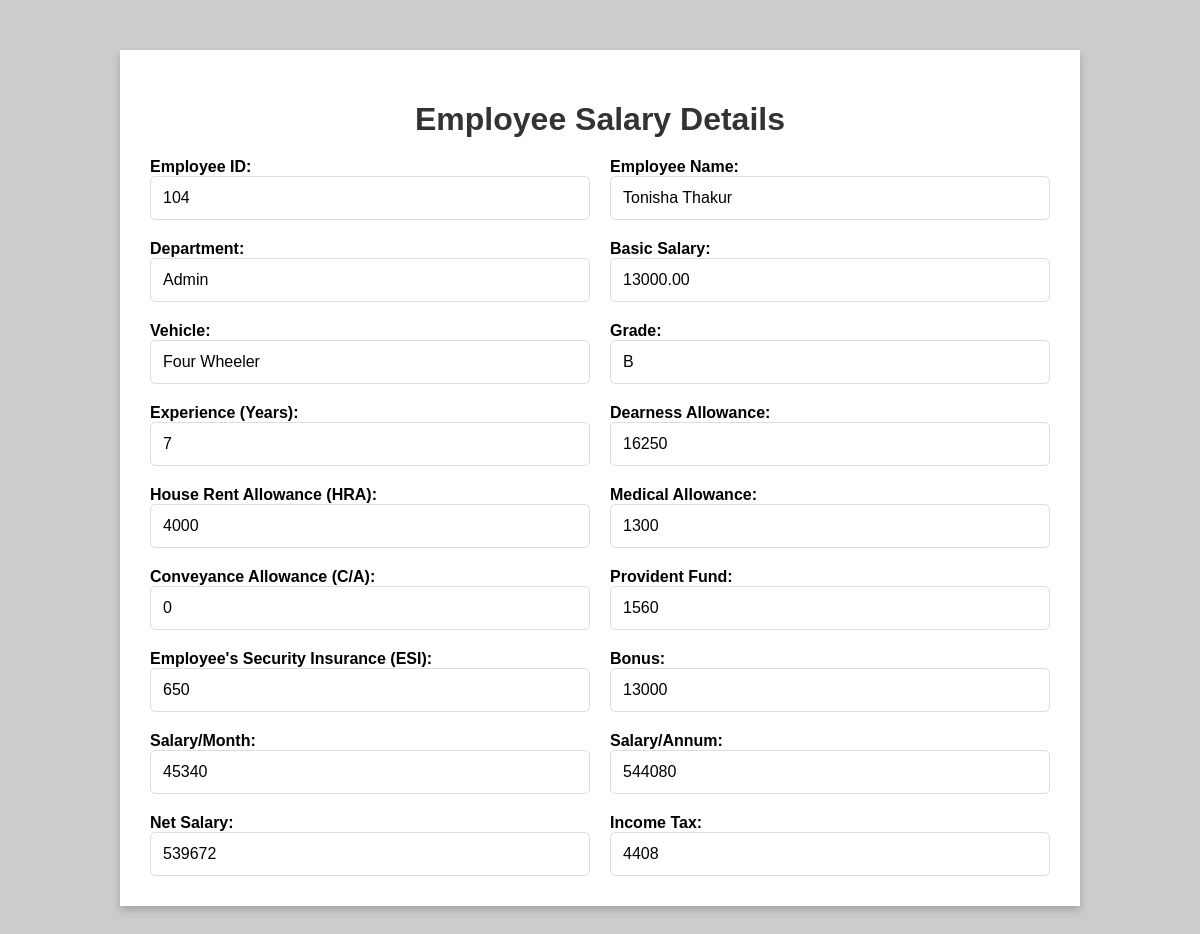
The page /calculate_salary.php?employee_id=104 on the database its author committed.
### tables this page shows
CREATE TABLE `employees` (
  `employee_id` int NOT NULL,
  `name` varchar(100) NOT NULL,
  `department` varchar(50) NOT NULL,
  `dob` date NOT NULL,
  `gender` enum('Male','Female') NOT NULL,
  `grade` char(1) NOT NULL,
  `vehicle` varchar(20) NOT NULL,
  `joining_date` date NOT NULL,
  `basic_salary` decimal(10,2) NOT NULL,
  PRIMARY KEY (`employee_id`)
);

### calculate_salary.php (the view, shortened to what this page needs)
 <!DOCTYPE html>
<html lang="en">
<head>
    <link rel="stylesheet" href="styles.css">
</head>
<body>
    <div class="container">
    <?php
$servername = "localhost";
$username = "root";
$password = "Dws@1234";
$database = "employee_management";
$conn = new mysqli($servername, $username, $password, $database);
$employee_id = isset($_GET['employee_id']) ? $_GET['employee_id'] : '';
$name = $department = $basic_salary = $vehicle = $grade = $experience_years = '';
if (!empty($employee_id)) {
    $query = "SELECT name, department, basic_salary, vehicle, grade, joining_date FROM employees WHERE employee_id = ?";
    $stmt = $conn->prepare($query);
    $stmt->bind_param("i", $employee_id);
    $stmt->execute();
    $result = $stmt->get_result();
    if ($result->num_rows > 0) {
        $employee = $result->fetch_assoc();
        $name = $employee['name'];
        $department = $employee['department'];
        $basic_salary = $employee['basic_salary'];
        $vehicle = $employee['vehicle'];
        $grade = $employee['grade'];
        $joiningDate = $employee['joining_date'];
        $da = $basic_salary *  1.25  ;
if ($grade == 'A') {
    $hra = 5000;
} elseif ($grade == 'B') {
    $hra = 4000;
} elseif ($grade == 'C') {
    $hra = 3000;
} else {
    $hra = 0;
}
$ma = $basic_salary * .10 ;
$conveyance = 0;
$pf = $basic_salary * .12 ;
if (($department == 'Sales' || $department == 'Developer') && $experience_years > 5) {
    $bonus = $basic_salary * 2.00;
} elseif (($department == 'Sales' || $department == 'Developer') && $experience_years <= 5) {
    $bonus = $basic_salary * 1.25;
} else {
    $bonus = $basic_salary * 1.00;
}
if ($department == 'Sales' || $department == 'Developer') {
    $esi = $basic_salary * 0.10;
} else {
    $esi = $basic_salary * 0.05;
}
$salary_month = $basic_salary + $da + $hra + $ma + $conveyance + $bonus - $pf - $esi;
if ($salary_annum <= 500000) {
    $tax = 0;
} elseif ($salary_annum > 500000 && $salary_annum <= 550000) {
    $tax = ($salary_annum - 500000) * 0.10;
} elseif ($salary_annum > 550000 && $salary_annum <= 600000) {
    $tax = ($salary_annum - 550000) * 0.20 + 5000;
} elseif ($salary_annum > 600000 && $salary_annum <= 650000) {
    $tax = ($salary_annum - 600000) * 0.25 + 10000 + 5000;
} else {
   $tax = ($salary_annum - 650000) * 0.30 + 12500+10000+5000;
}
$salary_annum = $salary_month * 12;
if ($salary_annum <= 500000) {
    $tax = 0;
} elseif ($salary_annum > 500000 && $salary_annum <= 550000) {
    $tax = ($salary_annum - 500000) * 0.10;
} elseif ($salary_annum > 550000 && $salary_annum <= 600000) {
    $tax = ($salary_annum - 550000) * 0.20 + 5000;
} elseif ($salary_annum > 600000 && $salary_annum <= 650000) {
    $tax = ($salary_annum - 600000) * 0.25 + 10000 + 5000;
} else {
   $tax = ($salary_annum - 650000) * 0.30 + 12500+10000+5000;
}
$net_salary = $salary_annum - $tax;
if(!empty($joiningDate)) {
    $joining_date = new DateTime($joiningDate);
    $current_date = new DateTime();
    $experience = $joining_date->diff($current_date);
    $experience_years = $experience->y;
} else {
    echo "Date of joining is not available for this employee.";
    $experience_years = 0;
}
    } else {
        echo "No employee found with ID: " . htmlspecialchars($employee_id);
        exit;
    }
} else {
    echo "Employee ID not provided.";
    exit;
}
?>
    <div class="employee-id-container">
        <h1>Employee Salary Details</h1>
        <form action="calculate_salary.php" method="POST" id="salaryForm">
            <div class="form-row">
            <label>Employee ID:</label>
<input type="text" name="employee_id" value="<?php echo htmlspecialchars($employee_id); ?>" readonly>
</div>
<div class="form-row">
            <label>Employee Name:</label>
            <input type="text" name="name" value="<?php echo htmlspecialchars($name); ?>" readonly>
        </div>
        <div class="form-row">
            <label>Department:</label>
            <input type="text" name="department" value="<?php echo htmlspecialchars($department); ?>" readonly>
        </div>
        <div class="form-row">
            <label>Basic Salary:</label>
            <input type="text" name="basic_salary" id="basic_salary" value="<?php echo htmlspecialchars($basic_salary); ?>" readonly>
        </div>
        <div class="form-row">
            <label>Vehicle:</label>
            <input type="text" name="vehicle" value="<?php echo htmlspecialchars($vehicle); ?>" readonly>
        </div>
        <div class="form-row">
            <label>Grade:</label>
            <input type="text" name="grade" value="<?php echo htmlspecialchars($grade); ?>" readonly>
        </div>
        <div class="form-row">
            <label>Experience (Years):</label>
            <input type="text" name="experience" value="<?php echo $experience_years; ?>" readonly>
        </div>
            <div class="form-row">
            <label>Dearness Allowance:</label>
            <input type="text" name="da" value="<?php if($da) echo $da ?>"> </div>
            <div class="form-row">
    <label>House Rent Allowance (HRA):</label>
    <input type="text" name="hra" value="<?php echo htmlspecialchars($hra); ?>" readonly>
</div>
            <div class="form-row">
            <label>Medical Allowance:</label>
            <input type="text" name="ma" value="<?php if($ma) echo $ma ?>"> </div>
            <div class="form-row">
    <label>Conveyance Allowance (C/A):</label>
    <input type="text" name="conveyance" value="<?php echo htmlspecialchars($conveyance); ?>" readonly>
</div>
            <div class="form-row">
            <label>Provident Fund:</label>
            <input type="text" name="pf" value="<?php if($pf) echo $pf ?>"> </div>
            <div class="form-row">
    <label>Employee's Security Insurance (ESI):</label>
    <input type="text" name="esi" value="<?php echo htmlspecialchars($esi); ?>" readonly>
</div>
            <div class="form-row">
    <label>Bonus:</label>
    <input type="text" name="bonus" value="<?php echo htmlspecialchars($bonus); ?>" readonly>
</div>
<div class="form-row">
    <label>Salary/Month:</label>
    <input type="text" name="salary_month" value="<?php echo htmlspecialchars($salary_month); ?>" readonly>
</div>
<div class="form-row">
    <label>Salary/Annum:</label>
    <input type="text" name="salary_annum" value="<?php echo htmlspecialchars($salary_annum); ?>" readonly>
</div>
<div class="form-row">
    <label>Net Salary:</label>
    <input type="text" name="net_salary" value="<?php echo htmlspecialchars($net_salary); ?>" readonly>
</div>
<div class="form-row">
    <label>Income Tax:</label>
    <input type="text" name="tax" value="<?php echo htmlspecialchars($tax); ?>" readonly>
</div>
</div>
    </div>
</body>
</html>

### styles.css (style rules this page uses)
body { font-family: Arial, sans-serif; margin: 0; padding: 0; background-color: #ccc; }
.container { max-width: 900px; margin: 50px auto; padding: 30px; background: #fff; box-shadow: 0 4px 8px rgba(0, 0, 0, 0.2); }
h1 { color: #333; margin-bottom: 20px; text-align: center; }
form { display: grid; grid-template-columns: 1fr 1fr; gap: 20px; }
.form-row { display: flex; flex-direction: column; }
label { font-weight: bold; }
input, select { padding: 12px; font-size: 16px; border: 1px solid #ddd; border-radius: 5px; }

### rows shown on the page
employees: name "Tonisha Thakur", department "Admin", basic_salary "13000.00", vehicle "Four Wheeler", grade "B", experience "7", da "16250", hra "4000", ma "1300", pf "1560", esi "650", bonus "13000", salary_month "45340", salary_annum "544080", net_salary "539672", tax "4408"
